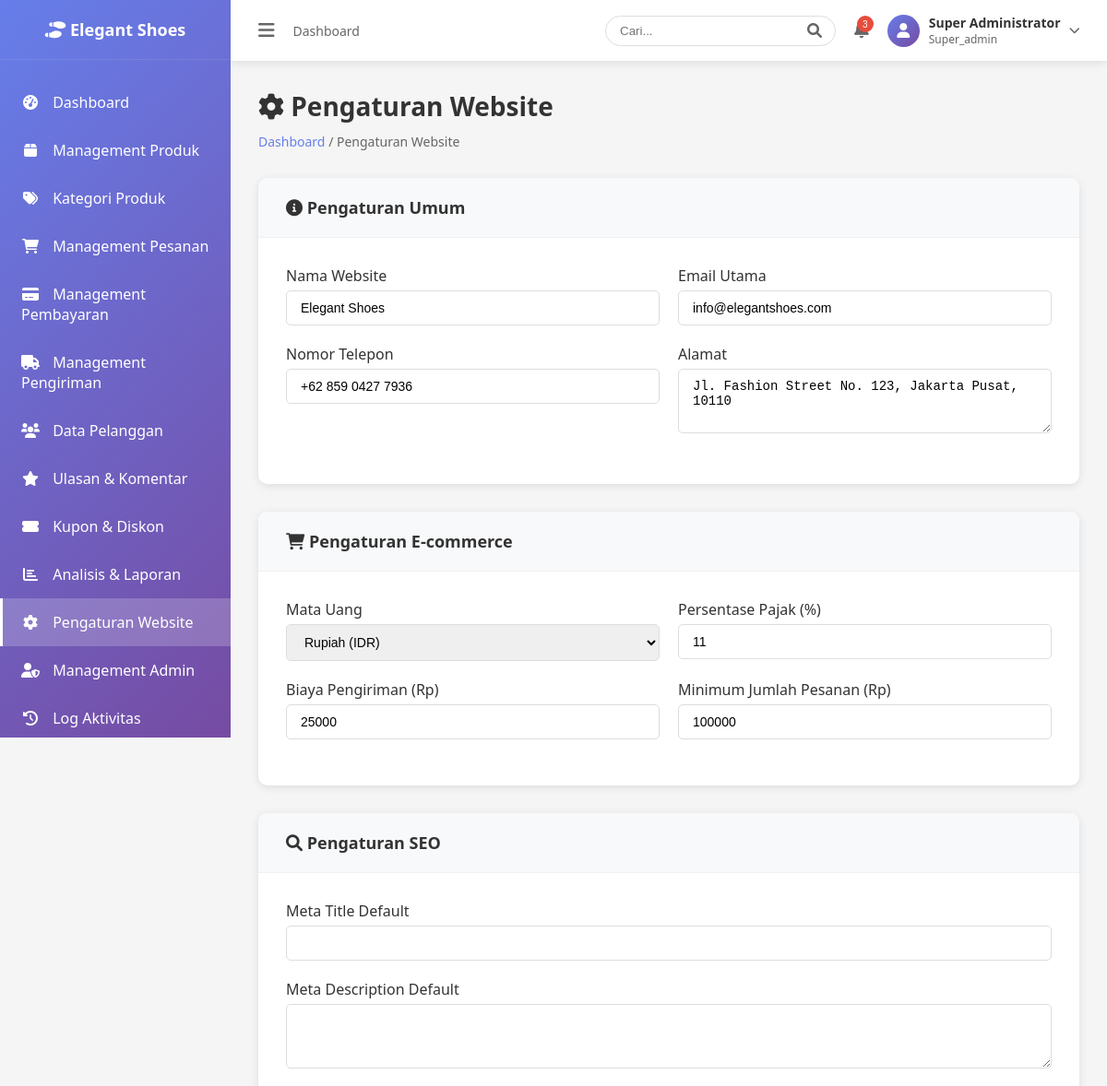
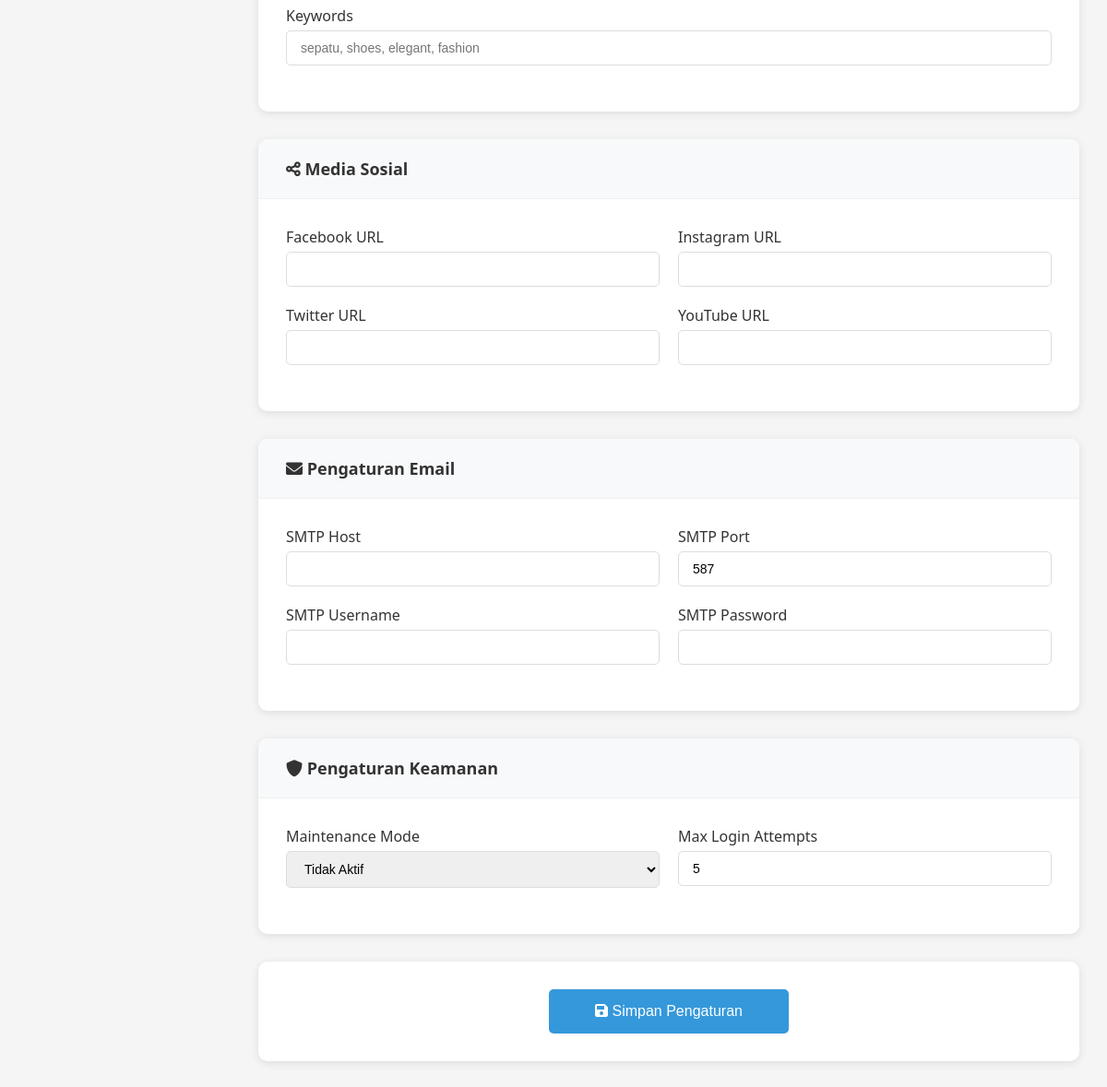
Screenshot of /admin/settings.php (signed in) with the database file from the repository (2 pictures, top to bottom).
### tables this page shows
CREATE TABLE website_settings (
    id INT AUTO_INCREMENT PRIMARY KEY,
    setting_key VARCHAR(100) UNIQUE NOT NULL,
    setting_value TEXT,
    setting_type ENUM('text', 'number', 'boolean', 'json') DEFAULT 'text',
    description TEXT,
    created_at TIMESTAMP DEFAULT CURRENT_TIMESTAMP,
    updated_at TIMESTAMP DEFAULT CURRENT_TIMESTAMP ON UPDATE CURRENT_TIMESTAMP
);

### admin/settings.php (the view, shortened to what this page needs)
<?php
require_once '../config/database.php';
$settings_stmt = $db->query("SELECT * FROM website_settings ORDER BY setting_key");
$settings = [];
while ($row = $settings_stmt->fetch()) {
    $settings[$row['setting_key']] = $row;
}
?>
<!DOCTYPE html>
<html lang="id">
<head>
    <link rel="stylesheet" href="assets/css/admin.css">
    <link rel="stylesheet" href="https://cdnjs.cloudflare.com/ajax/libs/font-awesome/6.0.0/css/all.min.css">
</head>
<body>
    <?php include 'includes/sidebar.php'; ?>
    <div class="main-content">
        <?php include 'includes/top-nav.php'; ?>
        <div class="content">
            <div class="page-header">
                <h1><i class="fas fa-cog"></i> Pengaturan Website</h1>
                <div class="breadcrumb">
                    <a href="dashboard.php">Dashboard</a> / <span>Pengaturan Website</span>
                </div>
            </div>
            <form method="POST">
                <div class="card">
                    <div class="card-header">
                        <h3><i class="fas fa-info-circle"></i> Pengaturan Umum</h3>
                    </div>
                    <div class="card-body">
                        <div class="form-row">
                            <div class="form-group">
                                <label class="form-label">Nama Website</label>
                                <input type="text" name="site_name" value="<?php echo htmlspecialchars($settings['site_name']['setting_value']); ?>" class="form-control">
                            </div>
                            <div class="form-group">
                                <label class="form-label">Email Utama</label>
                                <input type="email" name="site_email" value="<?php echo htmlspecialchars($settings['site_email']['setting_value']); ?>" class="form-control">
                            </div>
                        </div>
                        <div class="form-row">
                            <div class="form-group">
                                <label class="form-label">Nomor Telepon</label>
                                <input type="text" name="site_phone" value="<?php echo htmlspecialchars($settings['site_phone']['setting_value']); ?>" class="form-control">
                            </div>
                            <div class="form-group">
                                <label class="form-label">Alamat</label>
                                <textarea name="site_address" class="form-control" rows="3"><?php echo htmlspecialchars($settings['site_address']['setting_value']); ?></textarea>
                            </div>
                        </div>
                    </div>
                </div>
                <div class="card">
                    <div class="card-header">
                        <h3><i class="fas fa-shopping-cart"></i> Pengaturan E-commerce</h3>
                    </div>
                    <div class="card-body">
                        <div class="form-row">
                            <div class="form-group">
                                <label class="form-label">Mata Uang</label>
                                <select name="currency" class="form-control">
                                    <option value="IDR" <?php echo $settings['currency']['setting_value'] == 'IDR' ? 'selected' : ''; ?>>Rupiah (IDR)</option>
                                </select>
                            </div>
                            <div class="form-group">
                                <label class="form-label">Persentase Pajak (%)</label>
                                <input type="number" name="tax_rate" value="<?php echo htmlspecialchars($settings['tax_rate']['setting_value']); ?>" class="form-control" step="0.01">
                            </div>
                        </div>
                        <div class="form-row">
                            <div class="form-group">
                                <label class="form-label">Biaya Pengiriman (Rp)</label>
                                <input type="number" name="shipping_cost" value="<?php echo htmlspecialchars($settings['shipping_cost']['setting_value']); ?>" class="form-control">
                            </div>
                            <div class="form-group">
                                <label class="form-label">Minimum Jumlah Pesanan (Rp)</label>
                                <input type="number" name="min_order_amount" value="<?php echo htmlspecialchars($settings['min_order_amount']['setting_value']); ?>" class="form-control">
                            </div>
                        </div>
                    </div>
                </div>
                <div class="card">
                    <div class="card-header">
                        <h3><i class="fas fa-search"></i> Pengaturan SEO</h3>
                    </div>
                    <div class="card-body">
                        <div class="form-group">
                            <label class="form-label">Meta Title Default</label>
                            <input type="text" name="meta_title" value="<?php echo htmlspecialchars($settings['meta_title']['setting_value'] ?? ''); ?>" class="form-control">
                        </div>
                        <div class="form-group">
                            <label class="form-label">Meta Description Default</label>
                            <textarea name="meta_description" class="form-control" rows="3"><?php echo htmlspecialchars($settings['meta_description']['setting_value'] ?? ''); ?></textarea>
                        </div>
                        <div class="form-group">
                            <label class="form-label">Keywords</label>
                            <input type="text" name="keywords" value="<?php echo htmlspecialchars($settings['keywords']['setting_value'] ?? ''); ?>" class="form-control" placeholder="sepatu, shoes, elegant, fashion">
                        </div>
                    </div>
                </div>
                <div class="card">
                    <div class="card-header">
                        <h3><i class="fas fa-share-alt"></i> Media Sosial</h3>
                    </div>
                    <div class="card-body">
                        <div class="form-row">
                            <div class="form-group">
                                <label class="form-label">Facebook URL</label>
                                <input type="url" name="facebook_url" value="<?php echo htmlspecialchars($settings['facebook_url']['setting_value'] ?? ''); ?>" class="form-control">
                            </div>
                            <div class="form-group">
                                <label class="form-label">Instagram URL</label>
                                <input type="url" name="instagram_url" value="<?php echo htmlspecialchars($settings['instagram_url']['setting_value'] ?? ''); ?>" class="form-control">
                            </div>
                        </div>
                        <div class="form-row">
                            <div class="form-group">
                                <label class="form-label">Twitter URL</label>
                                <input type="url" name="twitter_url" value="<?php echo htmlspecialchars($settings['twitter_url']['setting_value'] ?? ''); ?>" class="form-control">
                            </div>
                            <div class="form-group">
                                <label class="form-label">YouTube URL</label>
                                <input type="url" name="youtube_url" value="<?php echo htmlspecialchars($settings['youtube_url']['setting_value'] ?? ''); ?>" class="form-control">
                            </div>
                        </div>
                    </div>
                </div>
                <div class="card">
                    <div class="card-header">
                        <h3><i class="fas fa-envelope"></i> Pengaturan Email</h3>
                    </div>
                    <div class="card-body">
                        <div class="form-row">
                            <div class="form-group">
                                <label class="form-label">SMTP Host</label>
                                <input type="text" name="smtp_host" value="<?php echo htmlspecialchars($settings['smtp_host']['setting_value'] ?? ''); ?>" class="form-control">
                            </div>
                            <div class="form-group">
                                <label class="form-label">SMTP Port</label>
                                <input type="number" name="smtp_port" value="<?php echo htmlspecialchars($settings['smtp_port']['setting_value'] ?? '587'); ?>" class="form-control">
                            </div>
                        </div>
                        <div class="form-row">
                            <div class="form-group">
                                <label class="form-label">SMTP Username</label>
                                <input type="text" name="smtp_username" value="<?php echo htmlspecialchars($settings['smtp_username']['setting_value'] ?? ''); ?>" class="form-control">
                            </div>
                            <div class="form-group">
                                <label class="form-label">SMTP Password</label>
                                <input type="password" name="smtp_password" value="<?php echo htmlspecialchars($settings['smtp_password']['setting_value'] ?? ''); ?>" class="form-control">
                            </div>
                        </div>
                    </div>
                </div>
                <div class="card">
                    <div class="card-header">
                        <h3><i class="fas fa-shield-alt"></i> Pengaturan Keamanan</h3>
                    </div>
                    <div class="card-body">
                        <div class="form-row">
                            <div class="form-group">
                                <label class="form-label">Maintenance Mode</label>
                                <select name="maintenance_mode" class="form-control">
                                    <option value="0" <?php echo ($settings['maintenance_mode']['setting_value'] ?? '0') == '0' ? 'selected' : ''; ?>>Tidak Aktif</option>
                                </select>
                            </div>
                            <div class="form-group">
                                <label class="form-label">Max Login Attempts</label>
                                <input type="number" name="max_login_attempts" value="<?php echo htmlspecialchars($settings['max_login_attempts']['setting_value'] ?? '5'); ?>" class="form-control">
                            </div>
                        </div>
                    </div>
                </div>
                <div class="card">
                    <div class="card-body" style="text-align: center;">
                        <button type="submit" name="submit" class="btn btn-primary" style="padding: 15px 50px; font-size: 16px;">
                            <i class="fas fa-save"></i> Simpan Pengaturan
                        </button>
                    </div>
                </div>
            </form>
        </div>
    </div>
</body>
</html>

### rows the page displays
website_settings: site_name "Elegant Shoes"
website_settings: site_email "info@elegantshoes.com"
website_settings: site_phone "+62 859 0427 7936"
website_settings: site_address "Jl. Fashion Street No. 123, Jakarta Pusat, 10110"
website_settings: currency "Rupiah (IDR)"
website_settings: tax_rate "11"
website_settings: shipping_cost "25000"
website_settings: min_order_amount "100000"

### other values shown
$_SESSION['admin_name'] "Super Administrator"
$_SESSION['admin_role'] "Super_admin"
